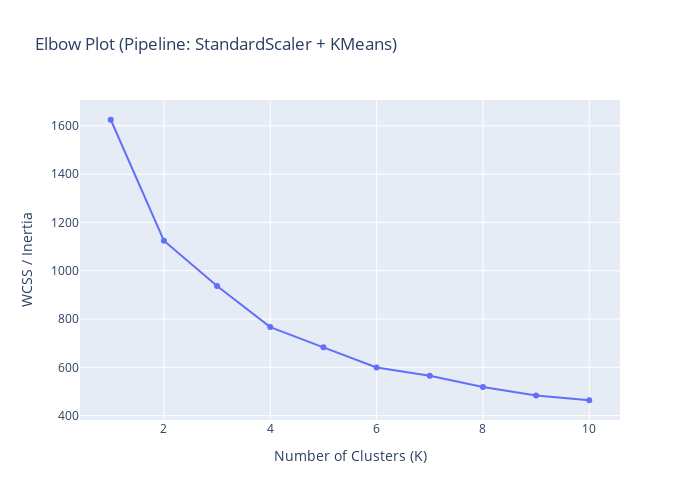

Source (notebook cell):
### Markdown cell above
We dropped raw counting stats that are heavily affected by playing time, aka PA, and replaced them with rate-based metrics based on plate appearances, so we are comparing stats based on assumption that they have the same number of opportunities to make a play. The variables we have now are:

age - same as before
AVG - batting average, how often hitter gets a base hit
OBP - on base percentage, how often hitter reaches base by any means
SLG - slugging percentage,  how many bases gained per at-bat
ISO - how much of player's production comes from extra base hits like doubles, triples, home runs

### Code cell
K_values = list(range(1, 11))
wcss = []

for k in K_values:
    pipe.set_params(kmeans__n_clusters=k)
    pipe.fit(X)
    inertia = pipe["kmeans"].inertia_
    wcss.append(inertia)


fig = px.line(
    x=K_values,
    y=wcss,
    markers=True,
    title="Elbow Plot (Pipeline: StandardScaler + KMeans)",
    labels={"x": "Number of Clusters (K)", "y": "WCSS / Inertia"}
)

fig.update_layout(height=500, width=700)
fig.show()

### Figure 1 — Plotly figure (JSON) as saved in the notebook; plotly's stock layout.template omitted (floating-point values rounded to 4 significant figures)
{"data": [{"hovertemplate": "Number of Clusters (K)=%{x}<br>WCSS / Inertia=%{y}<extra></extra>", "legendgroup": "", "line": {"color": "#636efa", "dash": "solid"}, "marker": {"symbol": "circle"}, "mode": "lines+markers", "name": "", "orientation": "v", "showlegend": false, "type": "scatter", "x": [1, 2, 3, 4, 5, 6, 7, 8, 9, 10], "xaxis": "x", "y": [1625.0, 1124.0, 936.8, 766.8, 683.0, 599.5, 565.3, 519.0, 484.0, 463.8], "yaxis": "y"}], "layout": {"height": 500, "legend": {"tracegroupgap": 0}, "title": {"text": "Elbow Plot (Pipeline: StandardScaler + KMeans)"}, "width": 700, "xaxis": {"anchor": "y", "domain": [0, 1], "title": {"text": "Number of Clusters (K)"}}, "yaxis": {"anchor": "x", "domain": [0, 1], "title": {"text": "WCSS / Inertia"}}}}
